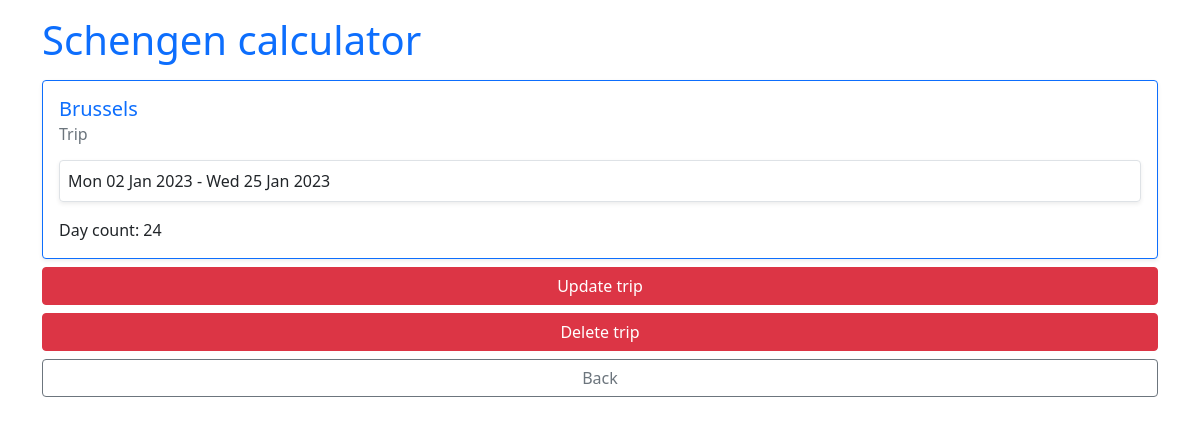
Page /trip/16 (signed in) on the committed database.
### main/models.py (models this page shows, shortened)
class Trip(models.Model):
    name = models.CharField(max_length=100, default=settings.DEFAULT_NAME, null=True)
    start_date = models.DateTimeField(auto_now=False, null=False)
    end_date = models.DateTimeField(auto_now=False, null=True)
    current = models.BooleanField(null=False, default=settings.DEFAULT_CURRENT)
    day_count = models.IntegerField(null=False, default=settings.DEFAULT_DAY_COUNT)

### main/views.py (the view)
# urls.py: path('trip/<int:trip_pk>', main_views.trip_view, name='trip-view'),
@login_required()
def trip_view(request, trip_pk):
    trip = get_trip(trip_pk)
    context = {
        'trip': trip
    }
    return render(request, 'main/trip.html', context=context)

### main/utils.py (called while the page is built)
def get_trip(trip_pk):
    trip = Trip.objects.get(pk=trip_pk)
    return trip

### main/templates/main/trip.html
{% extends 'main/base.html' %} {% block content %}
<div class="container pt-3">
  <div class="h1 text-primary mb-3">Schengen calculator</div>
  <div class="card mt-2 mb-2 shadow-sm border-primary">
    <div class="card-body">
      <h5 class="card-title text-primary">{{ trip.name }}</h5>
      <h6 class="card-subtitle mb-3 text-muted">Trip</h6>
      <div class="border rounded p-2 shadow-sm mb-3">
        <span> {{ trip.start_date|date:"D d M Y" }} </span>
        -
        <span>{{ trip.end_date|date:"D d M Y" }}</span>
      </div>
      <div>Day count: {{ trip.day_count }}</div>
    </div>
  </div>
  <div class="d-grid gap-2 mb-2">
    <a
      href="{% url 'end-trip-today' trip.pk %}"
      role="button"
      class="btn btn-danger"
      >Update trip</a
    >
    <a
      href="{% url 'delete-trip' trip.pk %}"
      role="button"
      class="btn btn-danger"
      >Delete trip</a
    >
    <a href="{% url 'home' %}" role="button" class="btn btn-outline-secondary"
      >Back</a
    >
  </div>
</div>
{% endblock content %}

### rows in the picture
Trip: name "Brussels", start_date "Mon 02 Jan 2023", end_date "Wed 25 Jan 2023", day_count "24"
